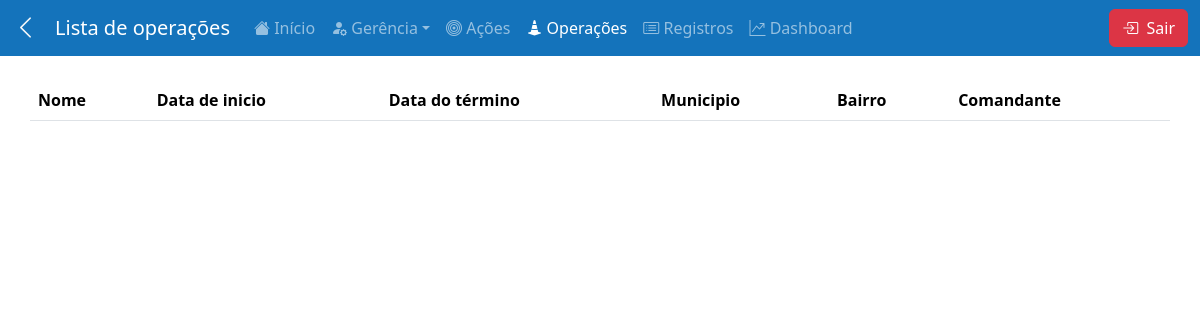
/operacoes/ (signed in), run on an earlier commit of the app's database.
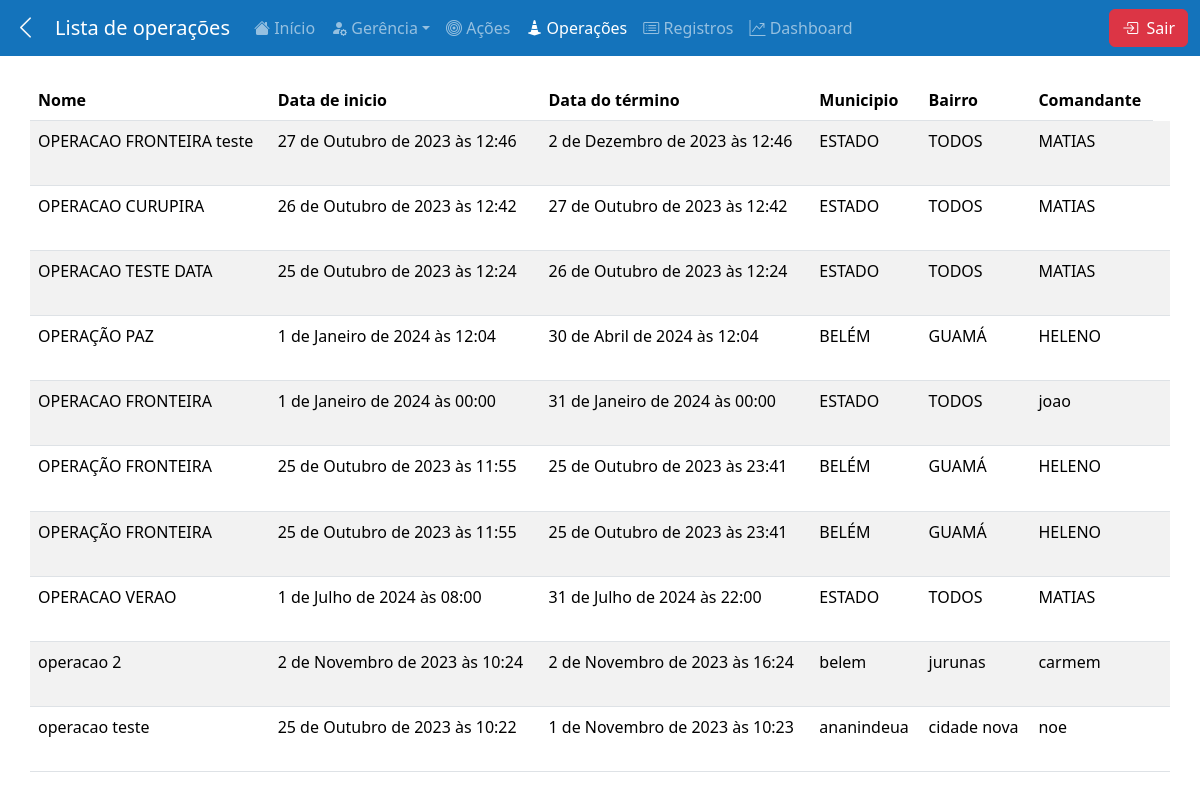
And on a later commit of the database.
### mainApp/models.py (models this page shows)
class ModelOperacoes(models.Model):
    nome = models.CharField(max_length=200, blank=False, null=False)
    data_inicio = models.DateTimeField(null=False, blank=False)
    data_fim = models.DateTimeField(null=True)
    municipio = models.CharField(max_length=200,blank=False, null=False)
    bairro = models.CharField(max_length=200,blank=False, null=False)
    comandante = models.CharField(max_length=200,blank=False, null=False)
    data_registro = models.DateTimeField(auto_now_add=True)
    data_manutencao = models.DateTimeField(auto_now=True)
    class Meta:
        db_table = 'operacoes'

### mainApp/views.py (the view)
# urls.py: path('operacoes/', views.operacoes, name='operacoes'),
@login_required
def operacoes(request):
    parametro_page = request.GET.get('page','1')
    parametro_limit = request.GET.get('limit','15')
    if not(parametro_limit.isdigit() and int(parametro_limit)>0):
        parametro_limit = '15'
    Operacoes = ModelOperacoes.objects.all().order_by('-data_registro')
    busca = request.GET.get('busca')
    if busca:
        Operacoes = ModelOperacoes.objects.filter(Q(nro_registro__icontains=busca)|Q(tipo_servico__icontains=busca)).order_by('-data_registro')
    else:
        Operacoes = ModelOperacoes.objects.all().order_by('-data_registro')
    ocorrencias_paginator = Paginator(Operacoes,parametro_limit)
    try:
        page = ocorrencias_paginator.page(parametro_page)
    except (EmptyPage, PageNotAnInteger):
        page = ocorrencias_paginator.page(1)
    context = {
        'quantidade_por_pagina': ['10','15','25','50','100'],
        'limitp': parametro_limit,
        'operacoes': page
    }
    return render(request, 'operacoes.html',context)

### mainApp/templates/operacoes.html (shortened to what this page needs)
{% extends "base.html" %}
{% load static %}
{% block css%}
<link rel="stylesheet" href="{% static 'css/home.css' %}">
{% endblock %}
{% block content %}
{% include "includes/header.html" with nav_title="Lista de operações" back=True %}
<main class="container">
    <div class="row pt-4">
        <table class="table table-striped">
            <thead>
              <tr>
                <th scope="col">Nome</th>
                <th scope="col">Data de inicio</th>
                <th scope="col">Data do término</th>
                <th scope="col">Municipio</th>
                <th scope="col">Bairro</th>
                <th scope="col">Comandante</th>
              </tr>
            </thead>
            <tbody>
                {% for operacao in operacoes%}
                    <tr>
                        <td>{{operacao.nome}}</td>
                        <td>{{operacao.data_inicio}}</td>
                        <td>{{operacao.data_fim}}</td>
                        <td>{{operacao.municipio}}</td>
                        <td>{{operacao.bairro}}</td>
                        <td>{{operacao.comandante}}</td>
                        <td class="icon">
                        </td>
                    </tr>
                {%endfor%}
            </tbody>
          </table>
    </div>
</main>
{% endblock %}

### mainApp/templates/base.html (shortened to what this page needs)
{% load static %}
{% load bootstrap5 %}
<!DOCTYPE html>
<html lang="pt-br">
<head>
    <link rel="stylesheet" href="https://cdn.jsdelivr.net/npm/bootstrap-icons@1.11.1/font/bootstrap-icons.css">
    {% bootstrap_css %}
    <link rel="stylesheet" href="{% static 'css/base.css' %}">
    {% block css%}{% endblock %}
</head>
<body>
    {% block content %}{% endblock %}
</body>
</html>

### mainApp/templates/includes/header.html (shortened to what this page needs)
{% load static %}
<header>
    <nav class="navbar navbar-dark navbar-expand-md">
        <div class="container-fluid">
            {% if back %}
            <button class="btn text-light p-0 m-0 me-3" onclick="history.back()"><i class="bi bi-chevron-left"></i></button>
            {% endif %}
            <span class="navbar-brand text-center" id="nav_title">
                {{ nav_title }}
            </span>
            <div class="navbar-collapse collapse" id="navbarToggler">
                <ul class="navbar-nav me-auto mb-2 mb-lg-0">
                    <li class="nav-item">
                        <a class="nav-link {% if request.resolver_match.url_name == 'home' %}current-page{% endif %}" href="{% url 'home' %}" rel="noopener noreferrer">
                            <i class="bi bi-house-fill"></i> Início
                        </a>
                    </li>
                    <li class="nav-item dropdown">
                        <a class="nav-link dropdown-toggle " data-bs-toggle="dropdown" aria-expanded="false"><i class="bi bi-person-fill-gear"></i> Gerência</a>
                    </li>
                    <li class="nav-item">
                        <a class="nav-link {% if request.resolver_match.url_name == 'acoes' %}current-page{% endif %}" href="{% url 'acoes' %}" rel="noopener noreferrer">
                            <i class="bi bi-bullseye"></i> Ações
                        </a>
                    </li>
                    <li class="nav-item">
                        <a class="nav-link {% if request.resolver_match.url_name == 'operacoes' %}current-page{% endif %}" href="{% url 'operacoes' %}" rel="noopener noreferrer">
                            <i class="bi bi-cone-striped"></i> Operações
                        </a>
                    </li>
                    <li class="nav-item">
                        <a class="nav-link {% if request.resolver_match.url_name == 'registros' %}current-page{% endif %}" href="{% url 'registros' %}" rel="noopener noreferrer">
                            <i class="bi bi-card-list"></i> Registros
                        </a>
                    </li>
                    <li class="nav-item">
                        <a class="nav-link {% if request.resolver_match.url_name == 'dashboard' %}current-page{% endif %}" href="{% url 'dashboard' %}" rel="noopener noreferrer">
                            <i class="bi bi-graph-up-arrow"></i> Dashboard
                        </a>
                    </li>
                </ul>
                <div class="text-end">
                    <a class="btn btn-danger" id="btn-sair" href="{% url 'sair' %}" rel="noopener noreferrer">
                        <i class="bi bi-box-arrow-in-right me-1"></i>
                        Sair
                    </a>
                </div>
            </div>
        </div>
    </nav>
</header>

### statics/css/base.css (style rules this page uses)
header { background-color: #1473BB; }
.current-page { font-weight: 500; color: white !important; max-width: fit-content; }
.bi-chevron-left { font-size: 25px; }

### statics/css/home.css (style rules this page uses)
main > div { height: calc(100vh - 68px); }

What changed in the data, as far as the page shows it:
added ModelOperacoes: nome "OPERACAO FRONTEIRA teste", data_inicio "27 de Outubro de 2023 às 12:46", data_fim "2 de Dezembro de 2023 às 12:46", municipio "ESTADO", bairro "TODOS", comandante "MATIAS"
added ModelOperacoes: nome "OPERACAO CURUPIRA", data_inicio "26 de Outubro de 2023 às 12:42", data_fim "27 de Outubro de 2023 às 12:42", municipio "ESTADO", bairro "TODOS", comandante "MATIAS"
added ModelOperacoes: nome "OPERACAO TESTE DATA", data_inicio "25 de Outubro de 2023 às 12:24", data_fim "26 de Outubro de 2023 às 12:24", municipio "ESTADO", bairro "TODOS", comandante "MATIAS"
added ModelOperacoes: nome "OPERAÇÃO PAZ", data_inicio "1 de Janeiro de 2024 às 12:04", data_fim "30 de Abril de 2024 às 12:04", municipio "BELÉM", bairro "GUAMÁ", comandante "HELENO"
added ModelOperacoes: nome "OPERACAO FRONTEIRA", data_inicio "1 de Janeiro de 2024 às 00:00", data_fim "31 de Janeiro de 2024 às 00:00", municipio "ESTADO", bairro "TODOS", comandante "joao"
added ModelOperacoes: nome "OPERAÇÃO FRONTEIRA", data_inicio "25 de Outubro de 2023 às 11:55", data_fim "25 de Outubro de 2023 às 23:41", municipio "BELÉM", bairro "GUAMÁ", comandante "HELENO"
added ModelOperacoes: nome "OPERAÇÃO FRONTEIRA", data_inicio "25 de Outubro de 2023 às 11:55", data_fim "25 de Outubro de 2023 às 23:41", municipio "BELÉM", bairro "GUAMÁ", comandante "HELENO"
added ModelOperacoes: nome "OPERACAO VERAO", data_inicio "1 de Julho de 2024 às 08:00", data_fim "31 de Julho de 2024 às 22:00", municipio "ESTADO", bairro "TODOS", comandante "MATIAS"
added ModelOperacoes: nome "operacao 2", data_inicio "2 de Novembro de 2023 às 10:24", data_fim "2 de Novembro de 2023 às 16:24", municipio "belem", bairro "jurunas", comandante "carmem"
added ModelOperacoes: nome "operacao teste", data_inicio "25 de Outubro de 2023 às 10:22", data_fim "1 de Novembro de 2023 às 10:23", municipio "ananindeua", bairro "cidade nova", comandante "noe"
